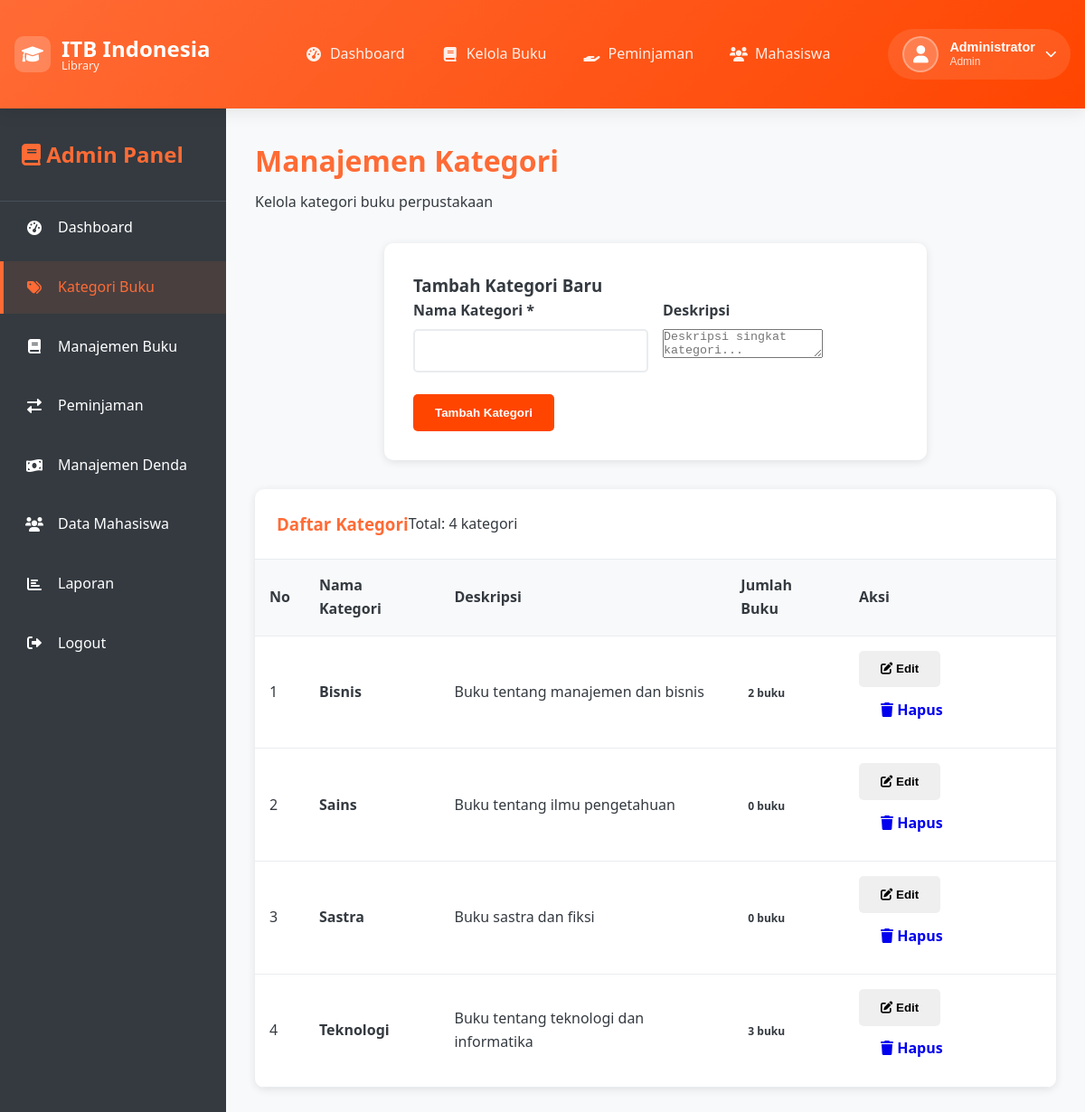
Page /admin/kategori.php (signed in) on the committed database.
### tables this page shows
CREATE TABLE kategori (
    id INT AUTO_INCREMENT PRIMARY KEY,
    nama_kategori VARCHAR(50) NOT NULL,
    deskripsi TEXT
);

### admin/kategori.php (the view, shortened to what this page needs)
<?php
include '../includes/config.php';
$kategori = $pdo->query("SELECT * FROM kategori ORDER BY nama_kategori")->fetchAll();
?>
<!DOCTYPE html>
<html lang="id">
<head>
    <link rel="stylesheet" href="../assets/css/style.css">
    <link rel="stylesheet" href="../assets/css/dashboard.css">
    <link href="https://cdnjs.cloudflare.com/ajax/libs/font-awesome/6.0.0/css/all.min.css" rel="stylesheet">
</head>
<body>
    <?php include '../includes/header.php'; ?>
    <div class="dashboard-container">
        <?php include 'sidebar.php'; ?>
        <main class="dashboard-main">
            <div class="dashboard-header">
                <h1>Manajemen Kategori</h1>
                <p>Kelola kategori buku perpustakaan</p>
            </div>
            <div class="form-container" style="margin-bottom: 2rem;">
                <h3>Tambah Kategori Baru</h3>
                <form method="POST">
                    <div class="form-row">
                        <div class="form-group">
                            <label for="nama_kategori">Nama Kategori *</label>
                            <input type="text" name="nama_kategori" id="nama_kategori" required>
                        </div>
                        <div class="form-group">
                            <label for="deskripsi">Deskripsi</label>
                            <textarea name="deskripsi" id="deskripsi" rows="2" placeholder="Deskripsi singkat kategori..."></textarea>
                        </div>
                    </div>
                    <button type="submit" name="tambah_kategori" class="btn btn-primary">Tambah Kategori</button>
                </form>
            </div>
            <div class="table-container">
                <div class="table-header">
                    <h3>Daftar Kategori</h3>
                    <div class="table-actions">
                        <span class="text-muted">Total: <?= count($kategori) ?> kategori</span>
                    </div>
                </div>
                <table class="table">
                    <thead>
                        <tr>
                            <th>No</th>
                            <th>Nama Kategori</th>
                            <th>Deskripsi</th>
                            <th>Jumlah Buku</th>
                            <th>Aksi</th>
                        </tr>
                    </thead>
                    <tbody>
                        <?php if(empty($kategori)): ?>
                            <tr>
                                <td colspan="5" style="text-align: center;">Belum ada kategori</td>
                            </tr>
                        <?php else: ?>
                            <?php foreach($kategori as $key => $k): ?>
                            <tr>
                                <td><?= $key + 1 ?></td>
                                <td>
                                    <strong><?= $k['nama_kategori'] ?></strong>
                                </td>
                                <td><?= $k['deskripsi'] ?: '-' ?></td>
                                <td>
                                    <?php
                                    $sql = "SELECT COUNT(*) FROM buku WHERE kategori_id = ?";
                                    $stmt = $pdo->prepare($sql);
                                    $stmt->execute([$k['id']]);
                                    $jumlah_buku = $stmt->fetchColumn();
                                    ?>
                                    <span class="badge badge-info"><?= $jumlah_buku ?> buku</span>
                                </td>
                                <td>
                                    <div class="action-buttons">
                                        <button type="button" class="btn btn-sm btn-warning"
                                                onclick="editKategori(<?= $k['id'] ?>, '<?= $k['nama_kategori'] ?>', '<?= $k['deskripsi'] ?>')">
                                            <i class="fas fa-edit"></i> Edit
                                        </button>
                                        <a href="kategori.php?hapus=<?= $k['id'] ?>" class="btn btn-sm btn-danger"
                                           onclick="return confirm('Yakin ingin menghapus kategori ini?')">
                                            <i class="fas fa-trash"></i> Hapus
                                        </a>
                                    </div>
                                </td>
                            </tr>
                            <?php endforeach; ?>
                        <?php endif; ?>
                    </tbody>
                </table>
            </div>
        </main>
    </div>
</body>
</html>

### assets/css/style.css (style rules this page uses)
:root { --primary: #FF6B35; --secondary: #FFA500; --accent: #FF4500; --white: #FFFFFF; --light: #F8F9FA; --dark: #343A40; --success: #28A745; --danger: #DC3545; --warning: #FFC107; --info: #17A2B8; }
* { margin: 0; padding: 0; box-sizing: border-box; }
body { font-family: 'Segoe UI', Tahoma, Geneva, Verdana, sans-serif; line-height: 1.6; color: var(--dark); background-color: var(--light); }
.btn { display: inline-block; padding: 0.8rem 1.5rem; border: none; border-radius: 5px; text-decoration: none; font-weight: 600; cursor: pointer; transition: all 0.3s ease; text-align: center; }
.btn-primary { background: var(--accent); color: var(--white); }
.form-group { margin-bottom: 1.5rem; }
.form-group label { display: block; margin-bottom: 0.5rem; font-weight: 600; color: var(--dark); }
.form-group input, .form-group select { width: 100%; padding: 0.8rem; border: 2px solid #E9ECEF; border-radius: 5px; font-size: 1rem; transition: border-color 0.3s; }

### assets/css/dashboard.css (style rules this page uses)
.dashboard-container { display: flex; min-height: calc(100vh - 140px); }
.dashboard-main { flex: 1; padding: 2rem; background: var(--light); }
.dashboard-header { margin-bottom: 2rem; }
.dashboard-header h1 { color: var(--primary); margin-bottom: 0.5rem; }
.table-container { background: var(--white); border-radius: 10px; box-shadow: 0 2px 10px rgba(0,0,0,0.1); overflow: hidden; }
.table-header { padding: 1.5rem; border-bottom: 1px solid #E9ECEF; display: flex; justify-content: between; align-items: center; }
.table-header h3 { color: var(--primary); margin: 0; }
.table { width: 100%; border-collapse: collapse; }
.table th, .table td { padding: 1rem; text-align: left; border-bottom: 1px solid #E9ECEF; }
.table th { background: #F8F9FA; font-weight: 600; color: var(--dark); }
.badge { padding: 0.25rem 0.5rem; border-radius: 50px; font-size: 0.75rem; font-weight: 600; }
.form-container { background: var(--white); padding: 2rem; border-radius: 10px; box-shadow: 0 2px 10px rgba(0,0,0,0.1); max-width: 600px; margin: 0 auto; }
.form-row { display: grid; grid-template-columns: 1fr 1fr; gap: 1rem; }

### rows in the picture
kategori: nama_kategori "Bisnis", deskripsi "Buku tentang manajemen dan bisnis", jumlah_buku "2"
kategori: nama_kategori "Sains", deskripsi "Buku tentang ilmu pengetahuan", jumlah_buku "0"
kategori: nama_kategori "Sastra", deskripsi "Buku sastra dan fiksi", jumlah_buku "0"
kategori: nama_kategori "Teknologi", deskripsi "Buku tentang teknologi dan informatika", jumlah_buku "3"

### other values in the picture
$user_name "Administrator"
$current_role "Admin"
count($kategori) "4"
